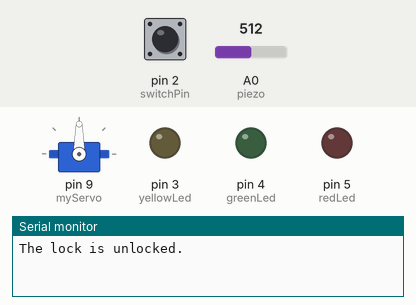
A sketch run on a simulated Arduino Uno, built with avr-gcc and run on an emulated ATmega328P. Parts: servo, output pins drawn as LEDs (lit = HIGH), the last lines printed to the serial monitor. The test bench sets the inputs (shaded band); at power-on: pin 2 (switchPin) LOW, A0 (piezo) = 512.

Above: at 1.2 s.
1.3 s: pin 2 (switchPin) pulled HIGH for 0.15 s
At 2.2 s:
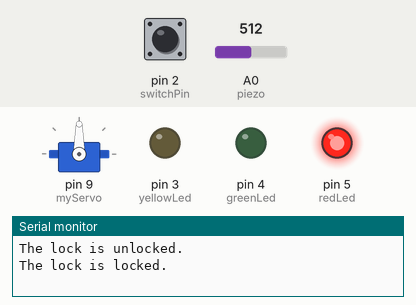
Timing chart, 0 to 4.3 s (numbered marks = the images above; inputs shaded):
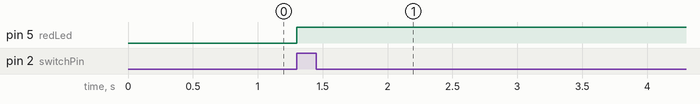

The sketch:

12_knock_lock.ino
```cpp
// Author: JYRI MÄÄTTÄ
// PROJECTS BOOK, Project 12: Knock Lock
// Description: Create a knock lock to open a lock by using a piezo sensor and a servo motor.

#include <Servo.h>
Servo myServo;

const int piezo = A0;
const int switchPin = 2;
const int yellowLed = 3;
const int greenLed = 4;
const int redLed = 5;

int knockVal;
int switchVal;

const int quietKnock = 10;
const int loudKnock = 100;

boolean locked = false;
int numberOfKnocks = 0;

boolean checkForKnock(int value)
{
    if (value > quietKnock && value < loudKnock)
    {
        digitalWrite(yellowLed, HIGH);
        delay(50);
        digitalWrite(yellowLed, LOW);
        Serial.println("Valid knock of value");
        Serial.println(value);
        return true;
    }
    else
    {
        Serial.println("Bad knock value");
        Serial.println(value);
        return false;
    }
}

void setup()
{
    myServo.attach(9);
    pinMode(switchPin, INPUT);
    pinMode(yellowLed, OUTPUT);
    pinMode(greenLed, OUTPUT);
    pinMode(redLed, OUTPUT);
    Serial.begin(9600);
    Serial.println("The lock is unlocked.");
}

void loop()
{
    if (locked == false)
    {
        switchVal = digitalRead(switchPin);
        if (switchVal == HIGH)
        {
            locked = true;
            digitalWrite(greenLed, LOW);
            digitalWrite(redLed, HIGH);
            myServo.write(90);
            Serial.println("The lock is locked.");
            delay(1000);
        }
    }
    if (locked == true)
        knockVal = analogRead(piezo);
    if (numberOfKnocks < 3 && knockVal > 0)
    {
        if (checkForKnock(knockVal) == true)
        {
            numberOfKnocks++;
        }
        Serial.print(3 - numberOfKnocks);
        Serial.println(" more knocks to go");
    }
    if (numberOfKnocks >= 3)
    {
        locked = false;
        myServo.write(0);
        delay(2000);
        digitalWrite(greenLed, HIGH);
        digitalWrite(redLed, LOW);
        Serial.println("The lock is unlocked.");
        numberOfKnocks = 0;
    }
}
```

Measured:
- after the input at 1.3 s, pin 5 (redLed): LOW → HIGH at once
